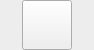
<?xml version="1.0" encoding="UTF-8"?>
<ui version="4.0">
 <class>ExitFullScreenWdg</class>
 <widget class="QWidget" name="ExitFullScreenWdg">
  <property name="geometry">
   <rect>
    <x>0</x>
    <y>0</y>
    <width>94</width>
    <height>50</height>
   </rect>
  </property>
  <property name="minimumSize">
   <size>
    <width>50</width>
    <height>50</height>
   </size>
  </property>
  <property name="maximumSize">
   <size>
    <width>94</width>
    <height>50</height>
   </size>
  </property>
  <property name="windowTitle">
   <string>ExitFullScreenWdg</string>
  </property>
  <layout class="QHBoxLayout" name="horizontalLayout">
   <property name="spacing">
    <number>0</number>
   </property>
   <property name="leftMargin">
    <number>0</number>
   </property>
   <property name="topMargin">
    <number>0</number>
   </property>
   <property name="rightMargin">
    <number>0</number>
   </property>
   <property name="bottomMargin">
    <number>0</number>
   </property>
   <item>
    <widget class="QWidget" name="widget" native="true">
     <property name="styleSheet">
      <string notr="true">QWidget#widget{
background-color: rgb(176, 176, 176,10);
}</string>
     </property>
     <layout class="QHBoxLayout" name="horizontalLayout_2">
      <property name="spacing">
       <number>0</number>
      </property>
      <property name="leftMargin">
       <number>0</number>
      </property>
      <property name="topMargin">
       <number>0</number>
      </property>
      <property name="rightMargin">
       <number>0</number>
      </property>
      <property name="bottomMargin">
       <number>0</number>
      </property>
      <item>
       <spacer name="horizontalSpacer">
        <property name="orientation">
         <enum>Qt::Horizontal</enum>
        </property>
        <property name="sizeHint" stdset="0">
         <size>
          <width>40</width>
          <height>20</height>
         </size>
        </property>
       </spacer>
      </item>
      <item>
       <widget class="QPushButton" name="pushButton">
        <property name="minimumSize">
         <size>
          <width>50</width>
          <height>50</height>
         </size>
        </property>
        <property name="maximumSize">
         <size>
          <width>50</width>
          <height>50</height>
         </size>
        </property>
        <property name="styleSheet">
         <string notr="true">QPushButton{
border-image: url(:/big/img/ctrl/big/big_render_cancel_full_screen_Normal.png);
}
QPushButton:hover{
border-image: url(:/big/img/ctrl/big/big_render_cancel_full_screen_Click.png);
}</string>
        </property>
        <property name="text">
         <string/>
        </property>
       </widget>
      </item>
      <item>
       <spacer name="horizontalSpacer_2">
        <property name="orientation">
         <enum>Qt::Horizontal</enum>
        </property>
        <property name="sizeHint" stdset="0">
         <size>
          <width>40</width>
          <height>20</height>
         </size>
        </property>
       </spacer>
      </item>
     </layout>
    </widget>
   </item>
  </layout>
 </widget>
 <layoutdefault spacing="6" margin="11"/>
 <resources>
  <include location="../../VLive/VLive.qrc"/>
 </resources>
 <connections/>
</ui>
